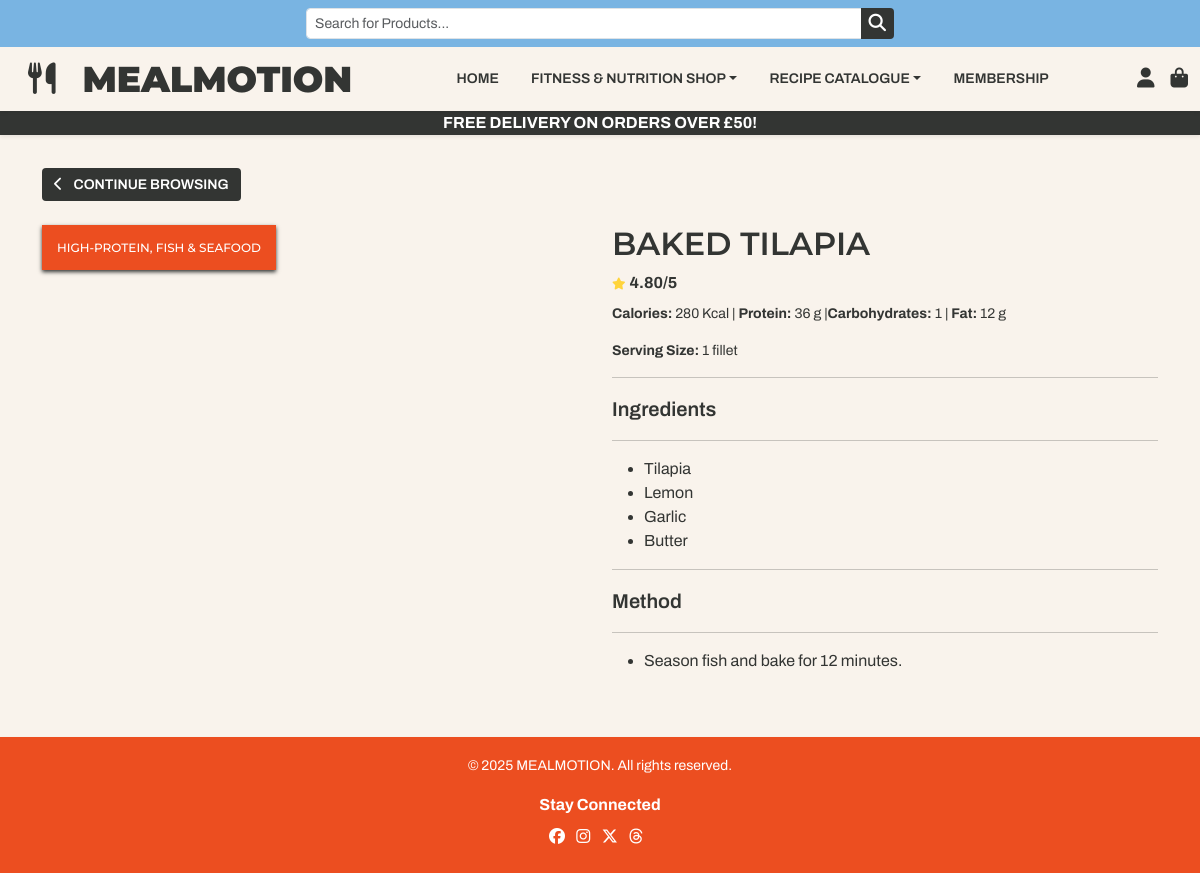
The page /recipes/17/ on the database its author committed.
### recipes/models.py (models this page shows, shortened)
class Category(models.Model):
    class Meta:
        verbose_name_plural = 'Categories'
    name = models.CharField(max_length=255)
    friendly_name = models.CharField(max_length=255, null=True, blank=True)

class Recipe(models.Model):
    name = models.CharField(max_length=255)
    categories = models.ManyToManyField(
        'Category', blank=True, related_name='recipes'
    )
    serving_size = models.CharField(max_length=50, blank=True)
    ingredients = models.JSONField()
    nutritional_value = models.JSONField()
    rating = models.DecimalField(max_digits=4, decimal_places=2)
    image = models.ImageField('image', null=True, blank=True)
    image_url = models.URLField(max_length=1024, null=True, blank=True)
    instructions = models.TextField()

### recipes/views.py (the view)
# urls.py: path('<recipe_id>/', views.recipe_details, name='recipe_details'),
def recipe_details(request, recipe_id):
    recipe = get_object_or_404(Recipe, pk=recipe_id)
    context = {
        'recipe': recipe,
    }
    return render(request, 'recipes/recipe_details.html', context)

### recipes/templates/recipes/recipe_details.html (shortened to what this page needs)
{% extends 'base.html' %}
{% load static %}
{% block content %}
<div class="container my-5">
    <div class="mb-4">
        <a href="{% url 'recipes' %}" class="btn rounded-1 def-btn">
            <i class="fa-solid fa-chevron-left me-2"></i>
            Continue Browsing
        </a>
    </div>
    <div class="row">
        <div class="col-md-6 mb-4 position-relative">
            {% if recipe.categories.all %}
            <div class="category-badge position-absolute">
                {% for category in recipe.categories.all %}
                {{ category.friendly_name }}{% if not forloop.last %}, {% endif %}
                {% endfor %}
            </div>
            {% endif %}
        </div>
        <div class="col-md-6">
            <h1 class="mb-0">{{ recipe.name }}</h1>
            <div class="d-flex align-items-center my-2">
                <i class="fa-solid fa-star fa-xs" style="color: #FFD43B; margin-right: 4px;"></i>
                <strong>{{ recipe.rating }}/5</strong>
            </div>
            <div>
                <p><strong>Calories: </strong>{{ recipe.nutritional_value.calories}} Kcal | <strong>Protein:</strong> {{ recipe.nutritional_value.protein }} g |<strong>Carbohydrates:</strong>
                    {{ recipe.nutritional_value.carbohydrates }} | <strong>Fat:</strong> {{ recipe.nutritional_value.fat }} g</p>
            </div>
            <p class="mb-3"><strong>Serving Size:</strong> {{ recipe.serving_size }}</p>
            <hr>
            <p class="fs-5 fw-semibold mt-2">Ingredients</p>
            <hr>
            <ul>
                {% for ingredient in recipe.ingredients %}
                <li>{{ ingredient }}</li>
                {% endfor %}
            </ul>
            <hr>
            <p class="fs-5 fw-semibold mt-2">Method</p>
            <hr>
            <ul>
                {% for step in recipe.instructions.splitlines %}
                <li>{{ step }}</li>
                {% endfor %}
            </ul>
        </div>
    </div>
</div>
{% endblock %}

### static/css/base.css (style rules this page uses)
body { font-family: 'Archivo', sans-serif; background-color: #f9f3ec; color: #333533; display: flex; flex-direction: column; min-height: 100vh; padding-top: 120px; }
h1 { font-family: 'Montserrat', sans-serif; font-weight: 600; font-size: 32px; text-transform: uppercase; margin-bottom: 1rem; }
p { font-size: 14px; }
.category-badge { position: absolute; background: #ec4e20; color: white; padding: 15px; font: 12px 'Montserrat', sans-serif; font-weight: 500; text-transform: uppercase; box-shadow: 0 2px 4px #333533; }
.def-btn { background-color: #333533 !important; color: #ffffff; border: none; font-weight: 600; font-size: 14px; text-transform: uppercase; cursor: pointer; }

### rows shown on the page
Category: friendly_name "HIGH-PROTEIN"
Category: friendly_name "FISH & SEAFOOD"
Recipe: name "BAKED TILAPIA", rating "4.80", nutritional_value.calories "280", nutritional_value.protein "36", nutritional_value.carbohydrates "1", nutritional_value.fat "12", serving_size "1 fillet", splitlines "Season fish and bake for 12 minutes."

### other values the page prints
{{ free_delivery_threshold }} "50"
{{ ingredient }} "Tilapia" "Lemon" "Garlic" "Butter"
